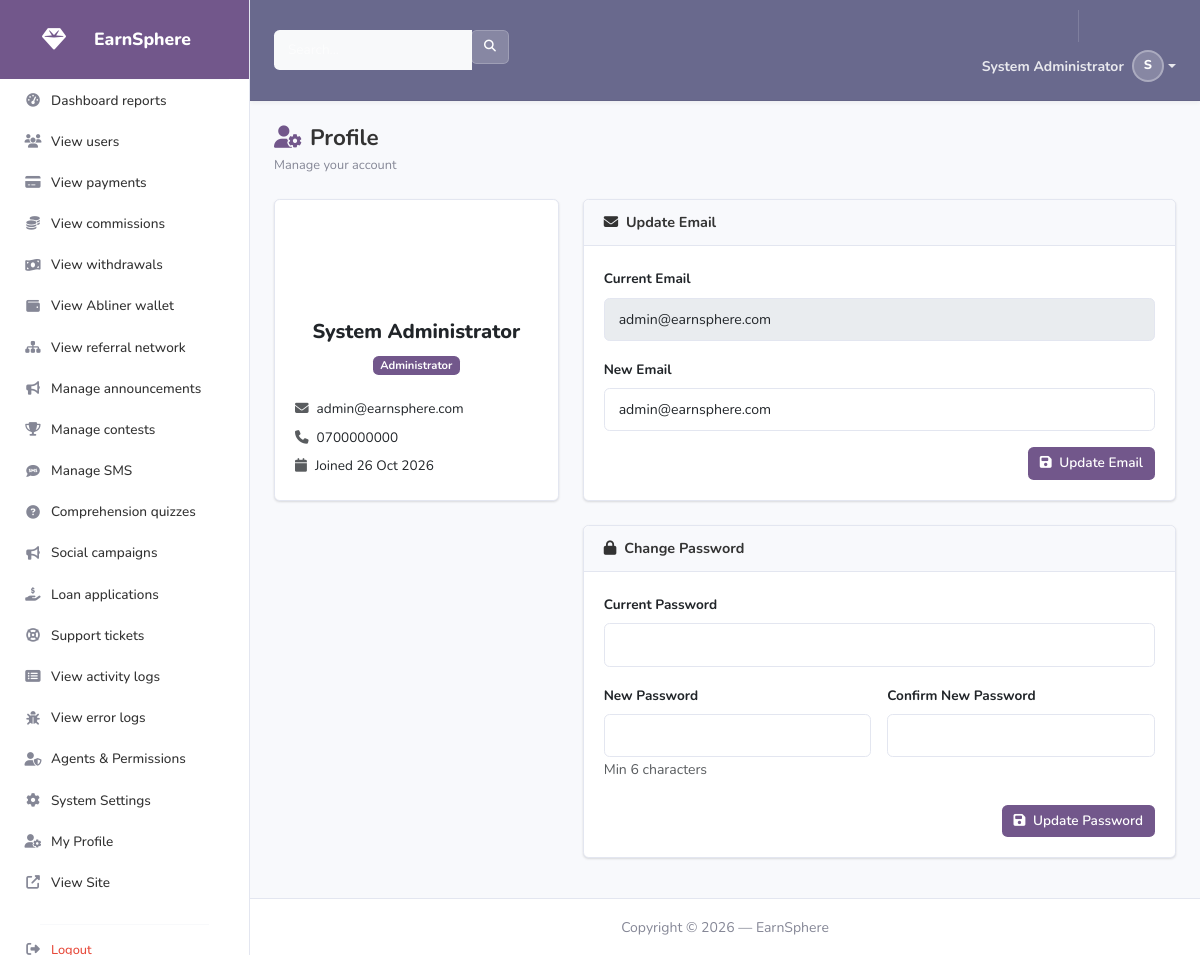
Screenshot of /admin/profile.php (signed in) with the database file from the repository.
### tables this page shows
CREATE TABLE IF NOT EXISTS `users` (
    `id` INT UNSIGNED NOT NULL AUTO_INCREMENT,
    `full_name` VARCHAR(150) NOT NULL,
    `phone` VARCHAR(20) NOT NULL,
    `email` VARCHAR(150) DEFAULT NULL,
    `password` VARCHAR(255) NOT NULL,
    `referral_code` VARCHAR(20) NOT NULL,
    `referred_by` INT UNSIGNED DEFAULT NULL,
    `referred_by_level` TINYINT UNSIGNED DEFAULT NULL COMMENT '1=direct,2=level2,3=level3',
    `avatar` VARCHAR(255) DEFAULT NULL,
    `status` ENUM('pending','active','suspended') NOT NULL DEFAULT 'pending',
    `role` ENUM('user','admin','agent') NOT NULL DEFAULT 'user',
    `staff_version` INT UNSIGNED NOT NULL DEFAULT 0,
    `is_online` TINYINT(1) NOT NULL DEFAULT 0,
    `last_login` DATETIME DEFAULT NULL,
    `ip_address` VARCHAR(45) DEFAULT NULL,
    `created_at` DATETIME NOT NULL DEFAULT CURRENT_TIMESTAMP,
    `updated_at` DATETIME NOT NULL DEFAULT CURRENT_TIMESTAMP ON UPDATE CURRENT_TIMESTAMP,
    PRIMARY KEY (`id`),
    UNIQUE KEY `uk_phone` (`phone`),
    UNIQUE KEY `uk_email` (`email`),
    UNIQUE KEY `uk_referral_code` (`referral_code`),
    KEY `idx_referred_by` (`referred_by`),
    KEY `idx_status` (`status`),
    KEY `idx_role` (`role`),
    CONSTRAINT `fk_users_referred_by` FOREIGN KEY (`referred_by`) REFERENCES `users` (`id`) ON DELETE SET NULL
);

### classes/StaffAccess.php (called while the page is built, shortened)
<?php
class StaffAccess {
    private static array $cache = [];
    private static function account(int $id): ?array {
        if (!array_key_exists($id, self::$cache)) {
            $user = Database::fetchOne('SELECT * FROM users WHERE id = ?', [$id]);
            if (!$user || $user['status'] !== 'active' || !in_array($user['role'], ['admin', 'agent'], true)) {
                self::$cache[$id] = null;
            } else {
                $user['permissions'] = $user['role'] === 'admin' ? array_keys(self::catalog()) : array_column(
                    Database::fetchAll('SELECT permission FROM agent_permissions WHERE user_id = ?', [$id]), 'permission');
                self::$cache[$id] = $user;
            }
        }
        return self::$cache[$id];
    }
    public static function current(): ?array {
        $id = (int) ($_SESSION['user_id'] ?? 0);
        $user = self::account($id);
        return $user;
    }
    public static function isStaff(): bool { return self::current() !== null; }
    public static function isAdministrator(): bool { return (self::current()['role'] ?? '') === 'admin'; }
    public static function can(string $permission): bool {
        $user = self::current();
        if (in_array($permission, ['profile', 'home'], true)) return true;
        if (in_array($permission, ['settings', 'agents'], true)) return $user['role'] === 'admin';
        return isset(self::catalog()[$permission]) && in_array($permission, $user['permissions'], true);
    }
    public static function menu(): array {
        $items = [];
        foreach (self::catalog() as $key => $item) {
            if (isset($item['page']) && self::can($key)) $items[] = ['permission' => $key] + $item;
        }
        if (self::isAdministrator()) {
            $items[] = ['permission' => 'agents', 'page' => 'agents', 'label' => 'Agents & Permissions', 'icon' => 'user-shield'];
            $items[] = ['permission' => 'settings', 'page' => 'settings', 'label' => 'System Settings', 'icon' => 'cog'];
        }
        if (self::isStaff()) $items[] = ['permission' => 'profile', 'page' => 'profile', 'label' => 'My Profile', 'icon' => 'user-cog'];
        return $items;
    }
    public static function landingUrl(): string {
        if (self::isAdministrator()) return SITE_URL . '/admin/index';
        return SITE_URL . '/admin/home';
    }
    public static function pagePermission(string $page): ?string {
        return in_array($page, ['settings', 'agents', 'profile', 'home'], true) ? $page : null;
    }
    public static function requirePermission(string $permission, bool $json = false): void {
        if (!self::can($permission)) self::deny($json, isset($_SESSION['user_id']) ? 403 : 401);
    }
    public static function requirePage(string $page): void {
        $permission = self::pagePermission($page);
        self::requirePermission($permission);
    }
}

### config/database.php (called while the page is built, shortened)
<?php
class Database {
    private static ?PDO $instance = null;
    public static function getConnection(): PDO {
        if (self::$instance === null) {
            $dsn = "mysql:host=" . DB_HOST . ";dbname=" . DB_NAME . ";charset=" . DB_CHARSET;
            $options = [
                PDO::ATTR_ERRMODE            => PDO::ERRMODE_EXCEPTION,
                PDO::ATTR_DEFAULT_FETCH_MODE => PDO::FETCH_ASSOC,
                PDO::ATTR_EMULATE_PREPARES   => false,
                PDO::MYSQL_ATTR_INIT_COMMAND => "SET NAMES utf8mb4 COLLATE utf8mb4_unicode_ci",
            ];
            try {
                self::$instance = new PDO($dsn, DB_USER, DB_PASS, $options);
            } catch (PDOException $e) {
                error_log("Database connection failed: " . $e->getMessage());
                if (ENVIRONMENT === 'development') {
                    die("Database connection failed: " . $e->getMessage());
                }
                die("Database connection failed. Please try again later.");
            }
        }
        return self::$instance;
    }
    public static function query(string $sql, array $params = []): PDOStatement {
        $stmt = self::getConnection()->prepare($sql);
        $stmt->execute($params);
        return $stmt;
    }
    public static function fetchOne(string $sql, array $params = []): ?array {
        $stmt = self::query($sql, $params);
        $result = $stmt->fetch();
        return $result ?: null;
    }
}

### includes/helpers.php (called while the page is built, shortened)
<?php
function sanitize(mixed $input): mixed {
    return htmlspecialchars(trim($input), ENT_QUOTES, 'UTF-8');
}

### admin/profile.php (the view, shortened to what this page needs)
<?php
require_once dirname(__DIR__) . '/config/database.php';
require_once dirname(__DIR__) . '/includes/helpers.php';
require_once dirname(__DIR__) . '/classes/StaffAccess.php';
StaffAccess::requirePage('profile');
$admin = Database::fetchOne(
    "SELECT id, full_name, email, phone, role, status, created_at FROM users WHERE id = ?",
    [$_SESSION['user_id']]
);
include __DIR__ . '/admin_header.php';
?>
<div class="page-header">
    <h1><i class="fas fa-user-cog me-2" style="color:var(--primary);"></i>Profile</h1>
    <p>Manage your account</p>
</div>
<div class="row g-4">
    <div class="col-lg-4">
        <div class="card">
            <div class="card-body text-center py-4">
                <div style="width:80px;height:80px;border-radius:50%;background:linear-gradient(135deg,var(--primary),var(--primary-dark));color:white;display:inline-flex;align-items:center;justify-content:center;font-size:2rem;font-weight:800;margin-bottom:1rem;">
                </div>
                <h5 style="font-weight:800;"><?= sanitize($admin['full_name']) ?></h5>
                <span class="badge bg-primary mb-2"><?= $admin['role'] === 'agent' ? 'Agent' : 'Administrator' ?></span>
                <div class="text-start mt-3" style="font-size:0.85rem;">
                    <p class="mb-2"><i class="fas fa-envelope me-2 text-muted"></i><?= sanitize($admin['email'] ?: 'Not set') ?></p>
                    <p class="mb-2"><i class="fas fa-phone me-2 text-muted"></i><?= sanitize($admin['phone'] ?: 'Not set') ?></p>
                    <p class="mb-0"><i class="fas fa-calendar me-2 text-muted"></i>Joined <?= date('d M Y', strtotime($admin['created_at'])) ?></p>
                </div>
            </div>
        </div>
    </div>
    <div class="col-lg-8">
        <div class="card mb-4">
            <div class="card-header">
                <h6><i class="fas fa-envelope me-1"></i> Update Email</h6>
            </div>
            <div class="card-body">
                <form method="POST">
                    <div class="mb-3">
                        <label class="form-label" style="font-weight:700;font-size:0.85rem;">Current Email</label>
                        <input type="text" class="form-control" value="<?= sanitize($admin['email'] ?: 'Not set') ?>" disabled>
                    </div>
                    <div class="mb-3">
                        <label class="form-label" style="font-weight:700;font-size:0.85rem;">New Email</label>
                        <input type="email" class="form-control" name="new_email" required placeholder="admin@example.com" value="<?= sanitize($admin['email'] ?? '') ?>">
                    </div>
                    <div class="text-end">
                        <button type="submit" class="btn btn-primary">
                            <i class="fas fa-save me-1"></i> Update Email
                        </button>
                    </div>
                </form>
            </div>
        </div>
        <div class="card">
            <div class="card-header">
                <h6><i class="fas fa-lock me-1"></i> Change Password</h6>
            </div>
            <div class="card-body">
                <form method="POST">
                    <div class="mb-3">
                        <label class="form-label" style="font-weight:700;font-size:0.85rem;">Current Password</label>
                        <input type="password" class="form-control" name="current_password" required autocomplete="current-password">
                    </div>
                    <div class="row g-3">
                        <div class="col-md-6">
                            <label class="form-label" style="font-weight:700;font-size:0.85rem;">New Password</label>
                            <input type="password" class="form-control" name="new_password" required minlength="6" autocomplete="new-password">
                            <small class="text-muted">Min 6 characters</small>
                        </div>
                        <div class="col-md-6">
                            <label class="form-label" style="font-weight:700;font-size:0.85rem;">Confirm New Password</label>
                            <input type="password" class="form-control" name="confirm_password" required minlength="6" autocomplete="new-password">
                        </div>
                    </div>
                    <div class="text-end mt-4">
                        <button type="submit" class="btn btn-primary">
                            <i class="fas fa-save me-1"></i> Update Password
                        </button>
                    </div>
                </form>
            </div>
        </div>
    </div>
</div>
<?php include __DIR__ . '/admin_footer.php'; ?>

### admin/admin_header.php (shortened to what this page needs)
<?php
require_once dirname(__DIR__) . '/classes/StaffAccess.php';
require_once dirname(__DIR__) . '/includes/helpers.php';
$currentPage = basename($_SERVER['PHP_SELF'], '.php');
$adminUser = Database::fetchOne("SELECT full_name, avatar FROM users WHERE id = ?", [$_SESSION['user_id']]);
?>
<!DOCTYPE html>
<html lang="en">
<head>
    <link href="https://cdn.jsdelivr.net/npm/bootstrap@5.3.3/dist/css/bootstrap.min.css" rel="stylesheet">
    <link rel="stylesheet" href="https://cdnjs.cloudflare.com/ajax/libs/font-awesome/6.5.1/css/all.min.css">
    <link rel="stylesheet" href="<?= SITE_URL ?>/assets/css/admin.css">
</head>
<body id="page-top">
<div id="wrapper">
<ul class="navbar-nav sidebar sidebar-light accordion" id="accordionSidebar">
    <a class="sidebar-brand d-flex align-items-center justify-content-center" href="<?= htmlspecialchars(StaffAccess::landingUrl(), ENT_QUOTES) ?>">
        <div class="sidebar-brand-icon">
            <i class="fas fa-gem"></i>
        </div>
        <div class="sidebar-brand-text mx-3">EarnSphere</div>
    </a>
    <hr class="sidebar-divider my-0">
    <?php foreach (StaffAccess::menu() as $item): ?>
    <li class="nav-item <?= $currentPage === $item['page'] ? 'active' : '' ?>" data-permission="<?= htmlspecialchars($item['permission'], ENT_QUOTES) ?>">
        <a class="nav-link" href="<?= SITE_URL ?>/admin/<?= htmlspecialchars($item['page'], ENT_QUOTES) ?>">
            <i class="fas fa-fw fa-<?= htmlspecialchars($item['icon'], ENT_QUOTES) ?>"></i>
            <span><?= htmlspecialchars($item['label'], ENT_QUOTES) ?></span>
        </a>
    </li>
    <?php endforeach; ?>
    <li class="nav-item"><a class="nav-link" href="<?= SITE_URL ?>" target="_blank"><i class="fas fa-fw fa-external-link-alt"></i><span>View Site</span></a></li>
    <div class="sidebar-footer" style="padding: 0.75rem 1.25rem; margin-top: auto;">
        <hr class="sidebar-divider mb-2">
        <a class="nav-link" href="<?= SITE_URL ?>/logout" style="padding:0.5rem 0;color:var(--danger);font-size:0.8rem;">
            <i class="fas fa-fw fa-sign-out-alt"></i>
            <span>Logout</span>
        </a>
    </div>
</ul>
<div id="content-wrapper" class="d-flex flex-column">
    <div id="content">
        <nav class="topbar d-flex align-items-center justify-content-between">
            <form class="d-none d-sm-inline-block navbar-search" style="max-width:320px;">
                <div class="input-group">
                    <input type="text" class="form-control bg-light border-0 small" placeholder="Search...">
                    <div class="input-group-append">
                        <button class="btn btn-search" type="button">
                        </button>
                    </div>
                </div>
            </form>
            <ul class="navbar-nav ml-auto d-flex align-items-center">
                <li class="nav-item dropdown no-arrow">
                    <a class="nav-link dropdown-toggle d-flex align-items-center" href="#" id="userDropdown" role="button" data-bs-toggle="dropdown" style="color: rgba(255,255,255,0.85);">
                        <span class="mr-2 d-none d-lg-inline small" style="font-weight:700;">
                            <?= htmlspecialchars($adminUser['full_name'] ?? 'Staff', ENT_QUOTES) ?>
                        </span>
                        <div style="width:32px;height:32px;border-radius:50%;background:rgba(255,255,255,0.2);color:white;display:inline-flex;align-items:center;justify-content:center;font-weight:800;font-size:0.8rem;vertical-align:middle;margin-left:0.5rem;border:2px solid rgba(255,255,255,0.3);">
                            <?= strtoupper(substr($adminUser['full_name'] ?? 'A', 0, 1)) ?>
                        </div>
                    </a>
                </li>
            </ul>
        </nav>
        <div class="container-fluid" id="container-wrapper">

### rows the page displays
users: full_name "System Administrator", full_name "S", email "admin@earnsphere.com", phone "0700000000", created_at "26 Oct 2026", new_email "admin@earnsphere.com"

### other values shown
$item['label'] "Dashboard reports"
$item['label'] "View users"
$item['label'] "View payments"
$item['label'] "View commissions"
$item['label'] "View withdrawals"
$item['label'] "View Abliner wallet"
$item['label'] "View referral network"
$item['label'] "Manage announcements"
$item['label'] "Manage contests"
$item['label'] "Manage SMS"
$item['label'] "Comprehension quizzes"
$item['label'] "Social campaigns"
$item['label'] "Loan applications"
$item['label'] "Support tickets"
$item['label'] "View activity logs"
